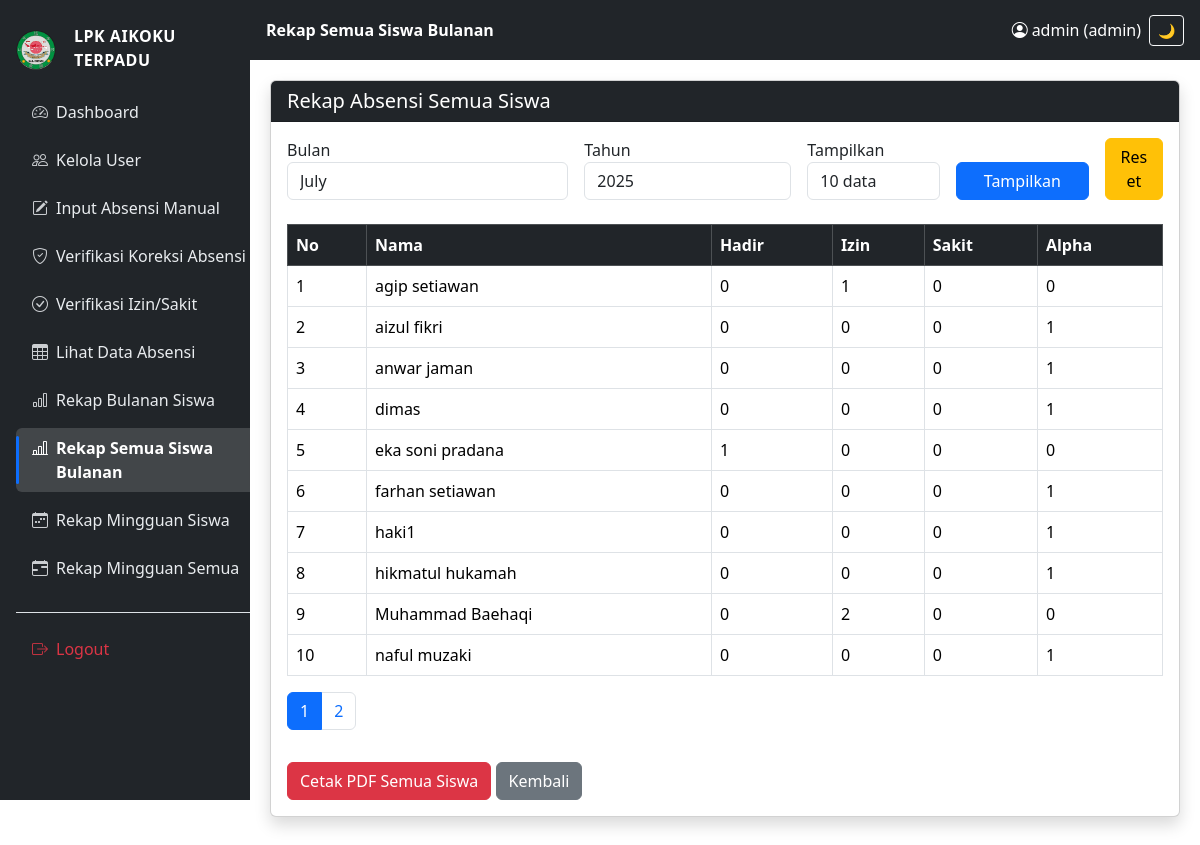
/absensi/rekap_bulanan_semua.php (signed in), run on the app's committed database.
### tables this page shows
CREATE TABLE `tb_pengguna` (
  `id_pengguna` int(11) NOT NULL,
  `nama_lengkap` varchar(100) DEFAULT NULL,
  `username` varchar(50) DEFAULT NULL,
  `email` varchar(100) DEFAULT NULL,
  `password` varchar(255) DEFAULT NULL,
  `role` enum('admin','siswa') DEFAULT 'siswa',
  `tanggal_dibuat` datetime DEFAULT current_timestamp()
);

### absensi/rekap_bulanan_semua.php (the view, shortened to what this page needs)
<?php
include '../includes/config.php';
$bulan = $_GET['bulan'] ?? date('m');
$tahun = $_GET['tahun'] ?? date('Y');
$limit = isset($_GET['limit']) ? (int) $_GET['limit'] : 10;
$page = isset($_GET['page']) ? max(1, (int) $_GET['page']) : 1;
$offset = ($page - 1) * $limit;
$total_siswa = mysqli_fetch_row(mysqli_query($koneksi, "SELECT COUNT(*) FROM tb_pengguna WHERE role='siswa'"))[0];
$total_pages = ceil($total_siswa / $limit);
$sql = "
    SELECT
        p.id_pengguna,
        p.nama_lengkap,
        SUM(CASE WHEN a.keterangan = 'Hadir' THEN 1 ELSE 0 END)  AS Hadir,
        SUM(CASE WHEN a.keterangan = 'Izin' THEN 1 ELSE 0 END)   AS Izin,
        SUM(CASE WHEN a.keterangan = 'Sakit' THEN 1 ELSE 0 END)  AS Sakit,
        SUM(CASE WHEN a.keterangan = 'Alpha' THEN 1 ELSE 0 END)  AS Alpha
    FROM tb_pengguna p
    LEFT JOIN tb_absensi a
        ON a.id_pengguna = p.id_pengguna
        AND MONTH(a.tanggal) = '$bulan'
        AND YEAR(a.tanggal)  = '$tahun'
    WHERE p.role = 'siswa'
    GROUP BY p.id_pengguna, p.nama_lengkap
    ORDER BY p.nama_lengkap ASC
    LIMIT $limit OFFSET $offset
";
$rekap = mysqli_query($koneksi, $sql);
?>
<!DOCTYPE html>
<html>
<head>
    <link rel="stylesheet" href="https://cdn.jsdelivr.net/npm/bootstrap@5.3.0/dist/css/bootstrap.min.css">
</head>
<body>
    <?php include '../includes/sidebar.php'; ?>
    <div class="content container">
        <div class="card shadow mb-4">
            <div class="card-header bg-dark text-white">
                <h5 class="mb-0">Rekap Absensi Semua Siswa</h5>
            </div>
            <div class="card-body">
                <form method="GET" class="row g-3 mb-4">
                    <div class="col-md-4">
                        <label>Bulan</label>
                        <select name="bulan" class="form-control" required>
                            <?php for ($m = 1; $m <= 12; $m++): ?>
                                <option value="<?= str_pad($m, 2, '0', STR_PAD_LEFT) ?>" <?= $bulan == str_pad($m, 2, '0', STR_PAD_LEFT) ? 'selected' : '' ?>>
                                    <?= date('F', mktime(0, 0, 0, $m, 1)) ?>
                                </option>
                            <?php endfor; ?>
                        </select>
                    </div>
                    <div class="col-md-3">
                        <label>Tahun</label>
                        <input type="number" name="tahun" class="form-control" value="<?= htmlspecialchars($tahun) ?>"
                            required>
                    </div>
                    <div class="col-md-2">
                        <label>Tampilkan</label>
                        <select name="limit" class="form-control">
                            <?php foreach ([5, 10, 20, 50] as $opt): ?>
                                <option value="<?= $opt ?>" <?= ($limit == $opt ? 'selected' : '') ?>><?= $opt ?> data</option>
                            <?php endforeach; ?>
                        </select>
                    </div>
                    <div class="col-md-2 d-flex align-items-end">
                        <button class="btn btn-primary w-100">Tampilkan</button>
                    </div>
                    <div class="col-md-1 d-flex align-items-end">
                        <a href="rekap_bulanan_semua.php" class="btn btn-warning w-100">Reset</a>
                    </div>
                </form>
                <div class="table-responsive">
                    <table class="table table-bordered">
                        <thead class="table-dark">
                            <tr>
                                <th>No</th>
                                <th>Nama</th>
                                <th>Hadir</th>
                                <th>Izin</th>
                                <th>Sakit</th>
                                <th>Alpha</th>
                            </tr>
                        </thead>
                        <tbody>
                            <?php
                            $no = $offset + 1;
                            while ($r = mysqli_fetch_assoc($rekap)): ?>
                                <tr>
                                    <td><?= $no++ ?></td>
                                    <td><?= htmlspecialchars($r['nama_lengkap']) ?></td>
                                    <td><?= (int) $r['Hadir'] ?></td>
                                    <td><?= (int) $r['Izin'] ?></td>
                                    <td><?= (int) $r['Sakit'] ?></td>
                                    <td><?= (int) $r['Alpha'] ?></td>
                                </tr>
                            <?php endwhile; ?>
                        </tbody>
                    </table>
                    <nav>
                        <ul class="pagination">
                            <?php for ($i = 1; $i <= $total_pages; $i++): ?>
                                <li class="page-item <?= ($i == $page) ? 'active' : '' ?>">
                                    <a class="page-link"
                                        href="?bulan=<?= $bulan ?>&tahun=<?= $tahun ?>&limit=<?= $limit ?>&page=<?= $i ?>">
                                        <?= $i ?>
                                    </a>
                                </li>
                            <?php endfor; ?>
                        </ul>
                    </nav>
                </div>
                <a href="rekap_bulanan_semua_pdf.php?bulan=<?= $bulan ?>&tahun=<?= $tahun ?>" target="_blank"
                    class="btn btn-danger mt-3">
                    Cetak PDF Semua Siswa
                </a>
                <a href="../admin/dashboard_admin.php" class="btn btn-secondary mt-3">Kembali</a>
            </div>
        </div>
    </div>
</body>
</html>

### absensi/rekap_bulanan_semua.php (style rules this page uses)
body { margin: 0; padding: 0; display: flex; }
.table-responsive { overflow-x: scroll !important; scrollbar-width: auto; }

### includes/sidebar.php (style rules this page uses)
html { overflow-x: hidden; }
body { margin: 0; padding: 0; overflow-x: hidden; }
.content { margin-left: 250px; padding: 80px 20px 20px; transition: margin-left 0.3s ease-in-out; }
.card { background-color: white; transition: background-color 0.2s ease-in-out; }

### data on the page
tb_pengguna: nama_lengkap "agip setiawan", Hadir "0", Izin "1", Sakit "0", Alpha "0"
tb_pengguna: nama_lengkap "aizul fikri", Hadir "0", Izin "0", Sakit "0", Alpha "1"
tb_pengguna: nama_lengkap "anwar jaman", Hadir "0", Izin "0", Sakit "0", Alpha "1"
tb_pengguna: nama_lengkap "dimas", Hadir "0", Izin "0", Sakit "0", Alpha "1"
tb_pengguna: nama_lengkap "eka soni pradana", Hadir "1", Izin "0", Sakit "0", Alpha "0"
tb_pengguna: nama_lengkap "farhan setiawan", Hadir "0", Izin "0", Sakit "0", Alpha "1"
tb_pengguna: nama_lengkap "haki1", Hadir "0", Izin "0", Sakit "0", Alpha "1"
tb_pengguna: nama_lengkap "hikmatul hukamah", Hadir "0", Izin "0", Sakit "0", Alpha "1"
tb_pengguna: nama_lengkap "Muhammad Baehaqi", Hadir "0", Izin "2", Sakit "0", Alpha "0"
tb_pengguna: nama_lengkap "naful muzaki", Hadir "0", Izin "0", Sakit "0", Alpha "1"

### other printed values
$judulHalaman "Rekap Semua Siswa Bulanan"
$_SESSION['username'] "admin"
$_SESSION['role'] "admin"
form field bulan "July"
form field limit "10 data"
